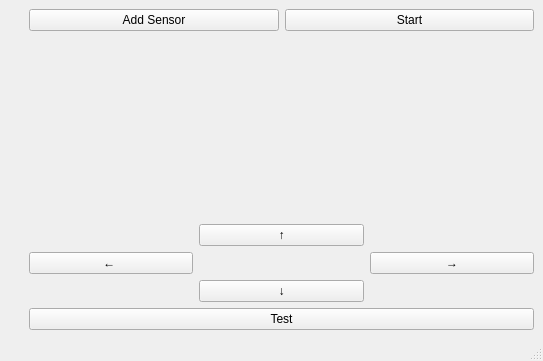
<?xml version="1.0" encoding="UTF-8"?>
<ui version="4.0">
 <class>MainWindow</class>
 <widget class="QMainWindow" name="MainWindow">
  <property name="geometry">
   <rect>
    <x>0</x>
    <y>0</y>
    <width>543</width>
    <height>361</height>
   </rect>
  </property>
  <property name="windowTitle">
   <string>MainWindow</string>
  </property>
  <widget class="QWidget" name="centralwidget">
   <layout class="QGridLayout" name="gridLayout">
    <item row="0" column="0">
     <layout class="QVBoxLayout" name="PlaygroundVerticalLayout">
      <item>
       <spacer name="verticalSpacer">
        <property name="orientation">
         <enum>Qt::Vertical</enum>
        </property>
        <property name="sizeHint" stdset="0">
         <size>
          <width>20</width>
          <height>40</height>
         </size>
        </property>
       </spacer>
      </item>
     </layout>
    </item>
    <item row="0" column="2">
     <layout class="QVBoxLayout" name="verticalLayout">
      <item>
       <layout class="QHBoxLayout" name="horizontalLayout">
        <item>
         <widget class="QPushButton" name="AddSensorPushButton">
          <property name="text">
           <string>Add Sensor</string>
          </property>
         </widget>
        </item>
        <item>
         <widget class="QPushButton" name="StartPushButton">
          <property name="text">
           <string>Start</string>
          </property>
         </widget>
        </item>
       </layout>
      </item>
      <item>
       <layout class="QGridLayout" name="SensorSourceGridLayout"/>
      </item>
      <item>
       <spacer name="verticalSpacer_2">
        <property name="orientation">
         <enum>Qt::Vertical</enum>
        </property>
        <property name="sizeHint" stdset="0">
         <size>
          <width>20</width>
          <height>40</height>
         </size>
        </property>
       </spacer>
      </item>
     </layout>
    </item>
    <item row="1" column="2">
     <layout class="QGridLayout" name="gridLayout_2">
      <item row="1" column="0">
       <widget class="QPushButton" name="LeftPushButton">
        <property name="text">
         <string>← </string>
        </property>
       </widget>
      </item>
      <item row="0" column="1">
       <widget class="QPushButton" name="UpPushButton">
        <property name="text">
         <string>↑</string>
        </property>
       </widget>
      </item>
      <item row="0" column="2">
       <spacer name="horizontalSpacer_2">
        <property name="orientation">
         <enum>Qt::Horizontal</enum>
        </property>
        <property name="sizeHint" stdset="0">
         <size>
          <width>40</width>
          <height>20</height>
         </size>
        </property>
       </spacer>
      </item>
      <item row="1" column="2">
       <widget class="QPushButton" name="RightPushButton">
        <property name="text">
         <string>→</string>
        </property>
       </widget>
      </item>
      <item row="0" column="0">
       <spacer name="horizontalSpacer">
        <property name="orientation">
         <enum>Qt::Horizontal</enum>
        </property>
        <property name="sizeHint" stdset="0">
         <size>
          <width>40</width>
          <height>20</height>
         </size>
        </property>
       </spacer>
      </item>
      <item row="1" column="1">
       <spacer name="horizontalSpacer_3">
        <property name="orientation">
         <enum>Qt::Horizontal</enum>
        </property>
        <property name="sizeHint" stdset="0">
         <size>
          <width>40</width>
          <height>20</height>
         </size>
        </property>
       </spacer>
      </item>
      <item row="2" column="1">
       <widget class="QPushButton" name="DownPushButton">
        <property name="text">
         <string>↓</string>
        </property>
       </widget>
      </item>
      <item row="2" column="0">
       <spacer name="horizontalSpacer_4">
        <property name="orientation">
         <enum>Qt::Horizontal</enum>
        </property>
        <property name="sizeHint" stdset="0">
         <size>
          <width>40</width>
          <height>20</height>
         </size>
        </property>
       </spacer>
      </item>
      <item row="2" column="2">
       <spacer name="horizontalSpacer_5">
        <property name="orientation">
         <enum>Qt::Horizontal</enum>
        </property>
        <property name="sizeHint" stdset="0">
         <size>
          <width>40</width>
          <height>20</height>
         </size>
        </property>
       </spacer>
      </item>
     </layout>
    </item>
    <item row="2" column="2">
     <widget class="QPushButton" name="TestPushButton">
      <property name="text">
       <string>Test</string>
      </property>
     </widget>
    </item>
   </layout>
  </widget>
  <widget class="QMenuBar" name="menubar">
   <property name="geometry">
    <rect>
     <x>0</x>
     <y>0</y>
     <width>543</width>
     <height>22</height>
    </rect>
   </property>
  </widget>
  <widget class="QStatusBar" name="statusbar"/>
 </widget>
 <resources/>
 <connections/>
</ui>
